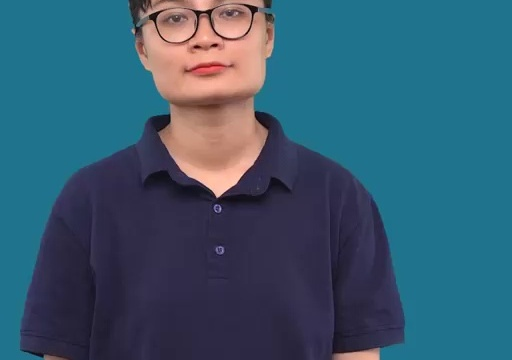
#> input picture scratch/frames_d0539/crop_frame_000.jpg, 512 x 360 px; its folder holds 4 pictures in this run
$ python crop_hand_d0539.py
#> lines starting #> are read from the running program, lines starting #| are printed output that depends on the picture
import cv2
import numpy as np
import glob
import os

frames = sorted(glob.glob('scratch/frames_d0539/*.jpg'))
print(f"Total frames: {len(frames)}")

# Trong video QIPEDC, người ký ngồi ở giữa màn hình
# Hãy crop vùng ngực và tay (khoảng 30% đến 70% chiều cao, 30% đến 70% chiều rộng)
for f in frames:
    img = cv2.imread(f)
#> img is the input picture: shape (360, 512, 3); mean B, G, R 111.5, 90.1, 54.5
    h, w, _ = img.shape
#> h = 360; w = 512
    # Crop vùng tay phải của người ký (bên trái theo góc nhìn camera, hoặc trung tâm)
    crop = img[int(h*0.25):int(h*0.75), int(w*0.35):int(w*0.75)]
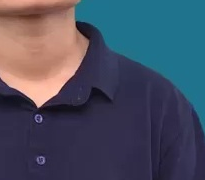
#> crop: shape (180, 205, 3); mean B, G, R 96.3, 78.9, 72.5
    out_crop = os.path.join('scratch/frames_d0539', 'crop_' + os.path.basename(f))
    cv2.imwrite(out_crop, crop)
#> pass 2 of the loop `for f in frames:`:
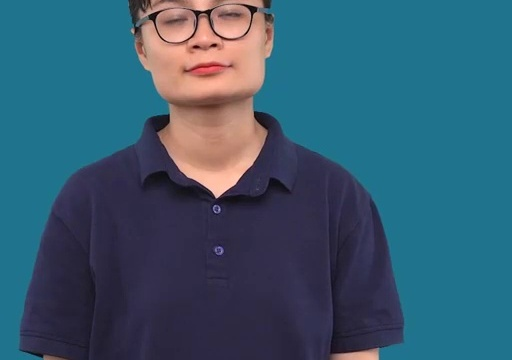
#> input picture scratch/frames_d0539/crop_frame_008.jpg, 512 x 360 px
#> img is the input picture: shape (360, 512, 3); mean B, G, R 111.3, 90.2, 54.5
#> `crop = img[int(h*0.25):int(h*0.75), int(w*0.35):int(w*0.75)]`:
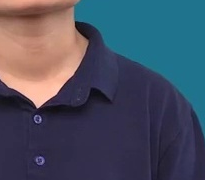
#> crop: shape (180, 205, 3); mean B, G, R 96.3, 79.3, 72.4
#> pass 3 of the loop `for f in frames:`:
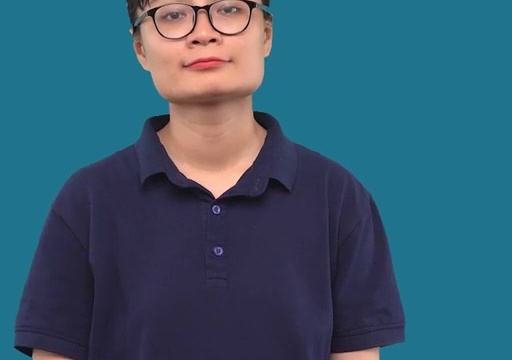
#> input picture scratch/frames_d0539/crop_frame_016.jpg, 512 x 360 px
#> img is the input picture: shape (360, 512, 3); mean B, G, R 111.3, 90.2, 54.9
#> `crop = img[int(h*0.25):int(h*0.75), int(w*0.35):int(w*0.75)]`:
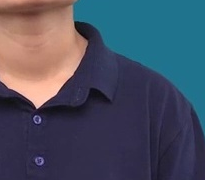
#> crop: shape (180, 205, 3); mean B, G, R 96.4, 79.2, 72.3
#> the loop made 4 passes; the first 3 are shown

print("Saved cropped frames to scratch/frames_d0539/crop_*.jpg")
